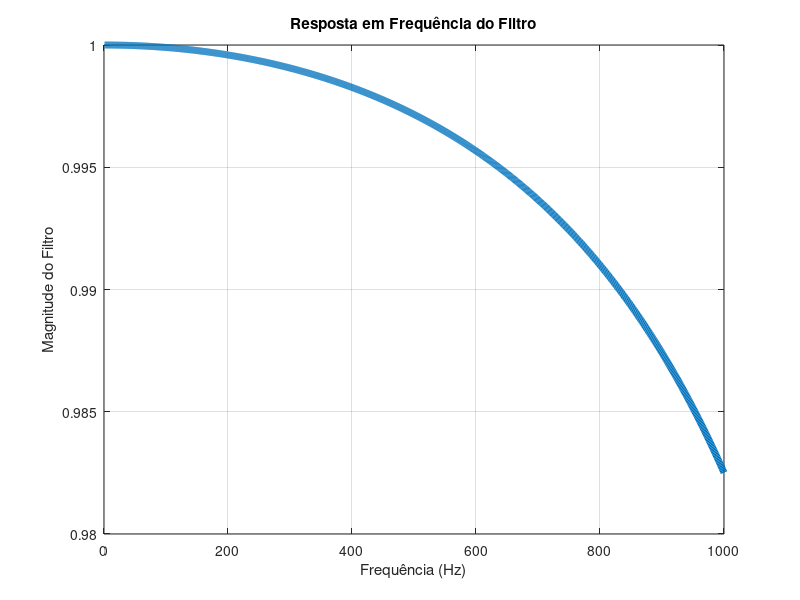

The MATLAB script that drew this image:
close all; clc; clear;
%% Ex 3 atividade 5

R = 150;
L = 375e-3;
C = 0.667e-6;

f = 0:1:1000;

num = 1i * (f * L - 1 ./ (f * C));
den = R + 1i * (f * L - 1 ./ (f * C));

filtro = num ./ den;

figure(1)
plot(f, filtro, 'LineWidth',5)
title('Resposta em Frequência do Filtro')
xlabel('Frequência (Hz)')
ylabel('Magnitude do Filtro')
grid on;